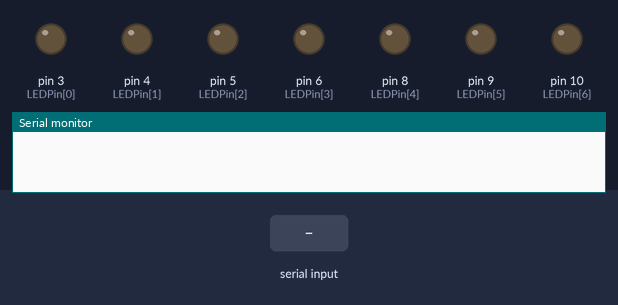
Recording of a sketch running on a simulated Arduino Uno, built with avr-gcc and run on an emulated ATmega328P. Shown: output pins drawn as LEDs (lit = HIGH), the last lines printed to the serial monitor. Dashed ring = blinking. The test bench sets the inputs (shaded band).

Above: at 1.2 s.
1.3 s: "30,150\n" received over Serial
At 1.7 s:
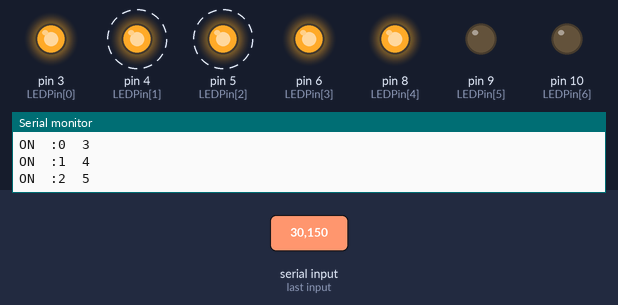
3.2 s: "90,45\n" received over Serial
At 3.7 s:
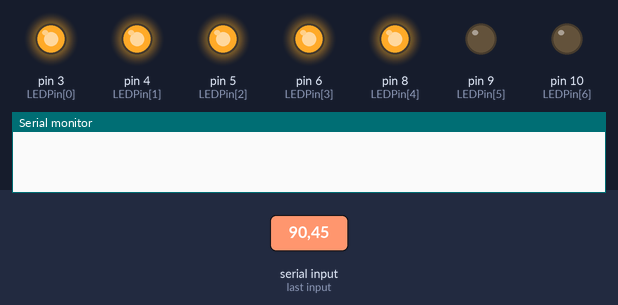
4.9 s: "200\n" received over Serial
At 5.2 s:
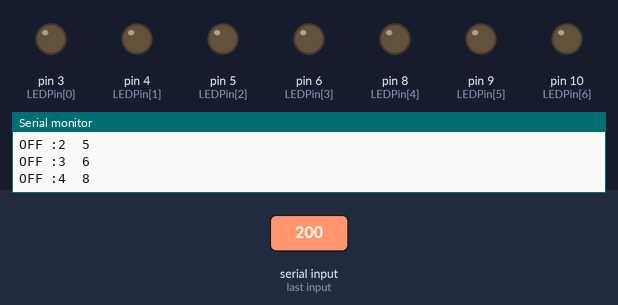
6.4 s: "5\n" received over Serial
At 7.6 s:
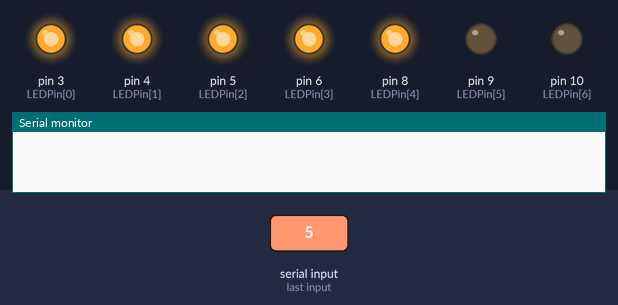
7.9 s: "90\n" received over Serial
At 8.8 s:
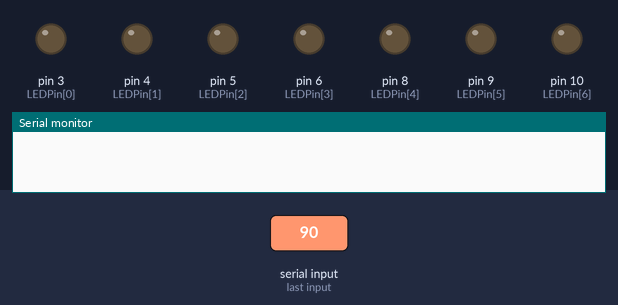
Timing chart, 0 to 10.4 s (numbered marks = the images above; inputs shaded):
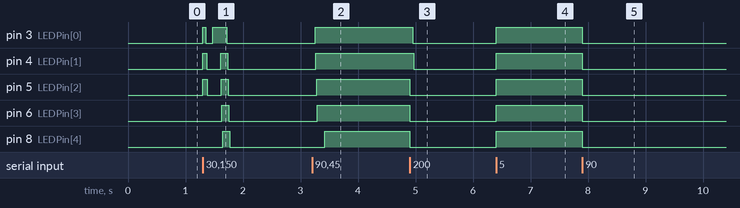

Measured:
- after the input at 1.3 s, pin 3 (LEDPin[0]): LOW → HIGH at once, → LOW 0.05 s later, → HIGH 0.12 s later, → LOW 0.24 s later; pin 4 (LEDPin[1]): alternates HIGH for 0.09 s and LOW for 0.24 s, 4 changes in all, then stays LOW, starting at once
- after the input at 3.2 s, pin 3 (LEDPin[0]): LOW → HIGH after 0.06 s; pin 4 (LEDPin[1]): LOW → HIGH after 0.07 s; pin 5 (LEDPin[2]): LOW → HIGH after 0.08 s; pin 6 (LEDPin[3]): LOW → HIGH after 0.09 s; pin 8 (LEDPin[4]): LOW → HIGH after 0.22 s
- after the input at 4.9 s, pin 3 (LEDPin[0]): HIGH → LOW after 0.06 s; pin 4 (LEDPin[1]): HIGH → LOW after 0.07 s; pin 5 (LEDPin[2]), pin 6 (LEDPin[3]), pin 8 (LEDPin[4]): HIGH → LOW at once
- after the input at 6.4 s, pin 3 (LEDPin[0]), pin 4 (LEDPin[1]), pin 5 (LEDPin[2]), pin 6 (LEDPin[3]), pin 8 (LEDPin[4]): LOW → HIGH at once
- after the input at 7.9 s, pin 3 (LEDPin[0]), pin 4 (LEDPin[1]), pin 5 (LEDPin[2]), pin 6 (LEDPin[3]), pin 8 (LEDPin[4]): HIGH → LOW at once

The sketch:

makerland_LEDstrip_scoreboard.ino
```cpp
int LEDPin[] = {3,4,5,6, 8,9,10,11};
int total = 0;

void setup(){

  // opens serial port, sets data rate to 9600 bps
  Serial.begin(9600);

  // Set up LED columns as output
  for(int pin = 0; pin < 7 ; pin++ ){
    pinMode(LEDPin[pin],OUTPUT);
    digitalWrite(LEDPin[pin],LOW);
  }

}


int incomingByte = 0;	// for incoming serial data
int x;

void loop(){
  // send data only when you receive data:
	if (Serial.available() > 0) {
		// read the incoming byte:
		incomingByte = Serial.read();

		// say what you got:


                x = incomingByte-48;

                if(x>=0 && x<=7) {
                  total = x;


                  showFrame();

		  //Serial.println(total);
                }

                incomingByte = 0;


	}


}

void showFrame() {

      for(int led = 0; led < 7; led++) {
          if(led<total) {
              digitalWrite(LEDPin[led],HIGH);
              Serial.print("ON  :");
              Serial.print(led);
              Serial.print("  ");
              Serial.println(LEDPin[led]);
          } else {
              digitalWrite(LEDPin[led],LOW);
              Serial.print("OFF :");
              Serial.print(led);
              Serial.print("  ");
              Serial.println(LEDPin[led]);
          }
      }

      Serial.println("           ");
      Serial.println("           ");
      Serial.println("           ");

}
```
